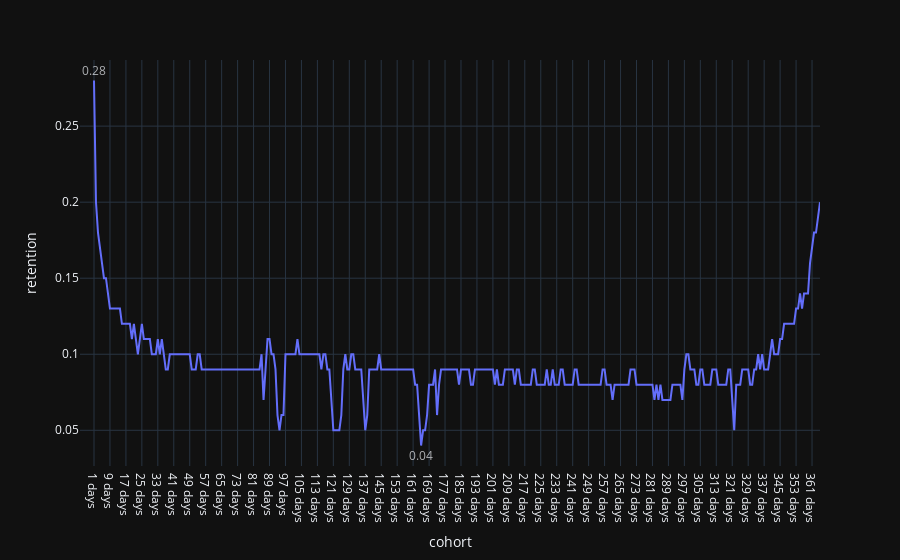

Here is the notebook cell this chart was saved with:
### Code cell
fig = px.line(retention_df, x='cohort', y='retention', template='plotly_dark')
fig.add_annotation(showarrow=False,
                   align = 'right',
                   x=retention_df.cohort[retention_df.max(axis = 1).idxmax()],
                   y=retention_df.max().retention,
                   text=str(retention_df.max().retention),
                   yshift=10,
                   opacity=0.7)
fig.add_annotation(showarrow=False,
                   align = 'right',
                   x=retention_df.cohort[retention_df.min(axis = 1).idxmin()],
                   y=retention_df.min().retention,
                   text=str(retention_df.min().retention),
                   yshift=-10,
                   opacity=0.7)
fig.show()
fig.write_image("img/retention.png")

### Figure 1 — Plotly figure (JSON) as saved in the notebook; plotly's stock layout.template omitted (floating-point values rounded to 4 significant figures; data arrays with more than 128 entries replaced by an {"elided": "..."} marker saying what was removed)
{"data": [{"hovertemplate": "cohort=%{x}<br>retention=%{y}<extra></extra>", "legendgroup": "", "line": {"color": "#636efa", "dash": "solid"}, "mode": "lines", "name": "", "orientation": "v", "showlegend": false, "type": "scatter", "x": {"elided": "365 str values"}, "xaxis": "x", "y": {"elided": "365 float values"}, "yaxis": "y"}], "layout": {"annotations": [{"align": "right", "opacity": 0.7, "showarrow": false, "text": "0.28", "x": "1 days", "y": 0.28, "yshift": 10}, {"align": "right", "opacity": 0.7, "showarrow": false, "text": "0.04", "x": "165 days", "y": 0.04, "yshift": -10}], "autosize": true, "legend": {"tracegroupgap": 0}, "margin": {"t": 60}, "xaxis": {"anchor": "y", "autorange": true, "domain": [0, 1], "range": [-5.021, 364], "title": {"text": "cohort"}, "type": "category"}, "yaxis": {"anchor": "x", "autorange": true, "domain": [0, 1], "range": [0.02135, 0.2986], "title": {"text": "retention"}, "type": "linear"}}}
